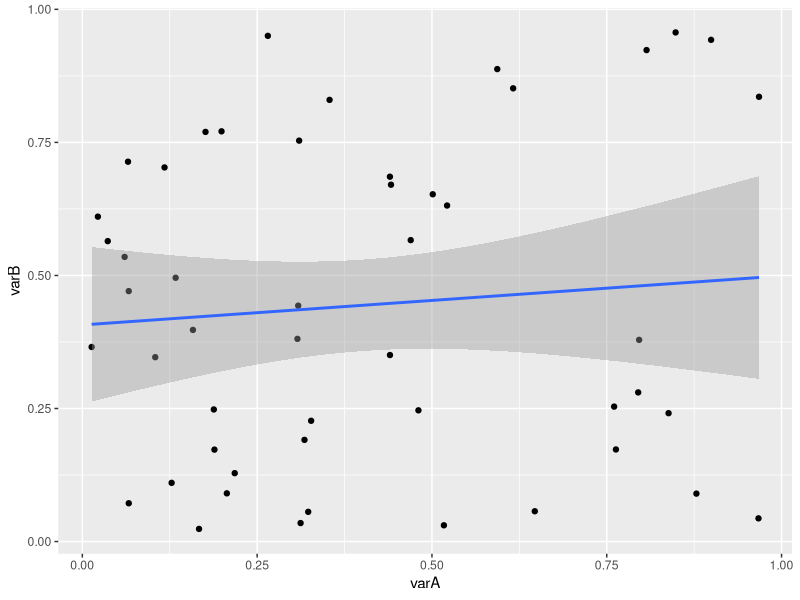
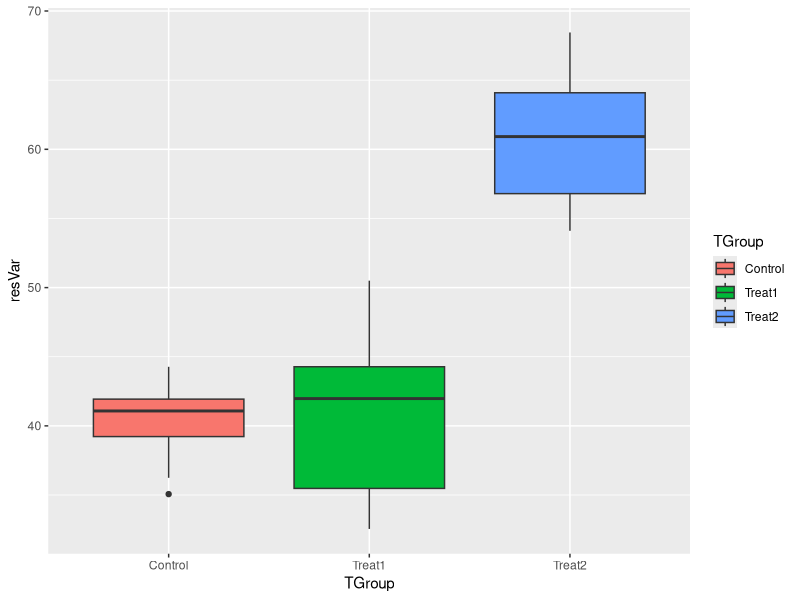
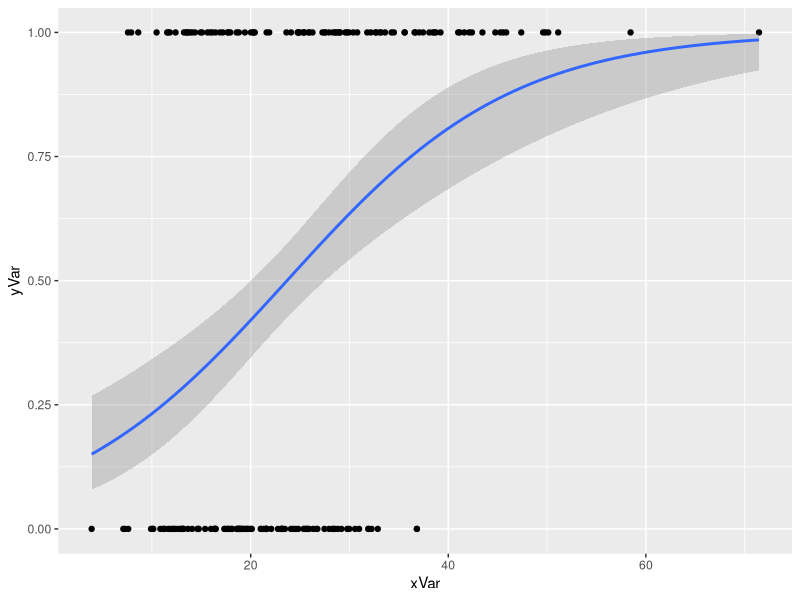
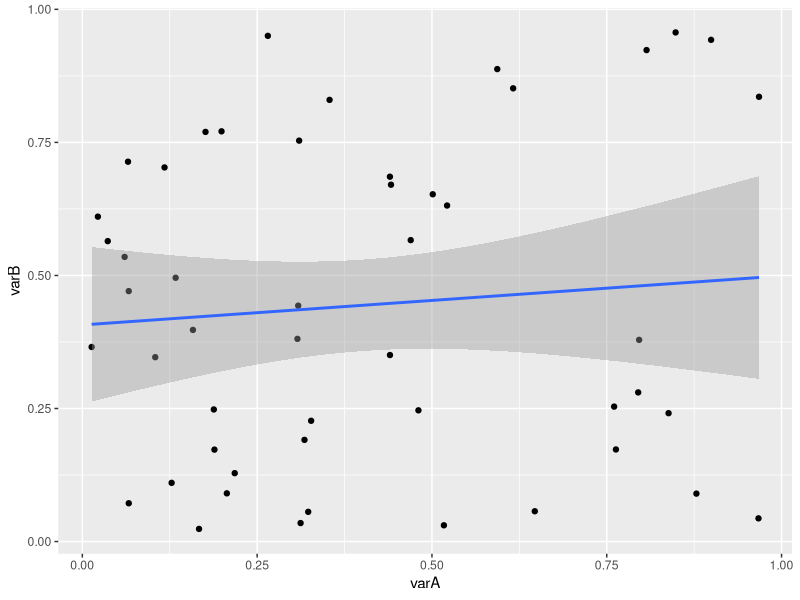

The R source for these figures, in order: (Note: this script raises an error after producing the figures.)
### Basic stat models in R
### October 9 2018
### AP

library(tidyverse)

# Data construction for regression

n <- 50 # number of observations

varA <- runif(n) # random uniform (independent)
varB <- runif(n) # dependent
varC <- 5.5 + varA*10 # noisy dependence
ID <- seq_len(n)
regData <- data.frame(ID,varA,varB,varC)

head(regData)
str(regData)

## Basic regression analysis in R
regModel <- lm(varB~varA, data = regData)
print(regModel)
str(regModel)
head(regModel$residuals)

summary(regModel)
z <- unlist(summary(regModel))
print(z)
z$coefficients7


# put needed results in a new list
regSum <- list(intercept=z$coefficients1,
               slope=z$coefficients2,
               interceptP=z$coefficients7,
               slopeP=z$coefficients8,
               r2=z$r.squared)
print(regSum)
regSum$r2
regSum[[5]]

# basic ggplot of regression model
regPlot <- ggplot(data=regData,
                  aes(x=varA, y=varB)) + 
                  geom_point() +
                  stat_smooth(method=lm, se=0.99)

print(regPlot)  
ggsave(filename = "Plot1.pdf",
       plot = regPlot,
       device = "pdf")

### Data  frame construction for ANOVA
nGroup <- 3
nName <- c("Control","Treat1","Treat2")
nSize <- c(12,17,9)
nMean <- c(40.1,42,60)
nSD <- c(5,5,5)

ID <- 1:(sum(nSize))

resVar <- c(rnorm(n=nSize[1], mean = nMean[1],sd = nSD[1]),
            rnorm(n=nSize[2], mean = nMean[2],sd = nSD[2]),
            rnorm(n=nSize[3], mean = nMean[3],sd = nSD[3]))
TGroup <- rep(nName,nSize)
table(TGroup)
ANOdata <- data.frame(ID,TGroup,resVar)
str(ANOdata)
head(ANOdata)


### Basic ANOVA model in R
ANOmodel <- aov(resVar~TGroup,data = ANOdata)
print(ANOmodel)
print(summary(ANOmodel))
z <- summary(ANOmodel)
str(z)
unlist(z)
ANOsum <- list(Fval=unlist(z)[7], probF=unlist(z)[9])
ANOsum

# Basic ggplot of ANOVA data
ANOplot <- ggplot(data=ANOdata,
                  aes(x=TGroup,y=resVar,
                      fill=TGroup)) +
  geom_boxplot() # fill gives color to the plots as well as give legend for the same
print(ANOplot)

### Data frame for logistic regressions
xVar <- sort(rgamma(n=200,shape=5,scale=5))
yVar <- sample(rep(c(1,0),each=100), prob=seq_len(200))
lRegData <- data.frame(xVar,yVar)

### Logistic regression analysis
lRegModel <- glm(yVar~xVar,
                data = lRegData,
                family = binomial(link=logit))
summary(lRegModel)

# Basic ggplot logistic regression

lRegPlot <- ggplot(data=lRegData,
                   aes(x=xVar,yVar)) +
            geom_point() +
            stat_smooth(method = glm, method.args = 
                          list(family=binomial))
print(lRegPlot)
-----------------------------------------------------------------------------
### Contigency table analysis

# integer counts of different data groups

vec1 <- c(50,66,22)
vec2 <- c(120,22,30)
dataMatrix <- rbind(vec1,vec2)
rownames(dataMatrix) <- c("Cold","Warm")
colnames(dataMatrix) <- c("S1","S2","S3")
str(dataMatrix)
print(dataMatrix)

# basic contigency analysis
print(chisq.test(dataMatrix))

# simple plots in base R
mosaicplot(x=dataMatrix,
           col=c("goldenrod",
                 "grey",
                 "black"),
           shade = FALSE)

barplot(height = dataMatrix,
        beside = TRUE,
        col = c("cornflowerblue",
                "tomato"))
